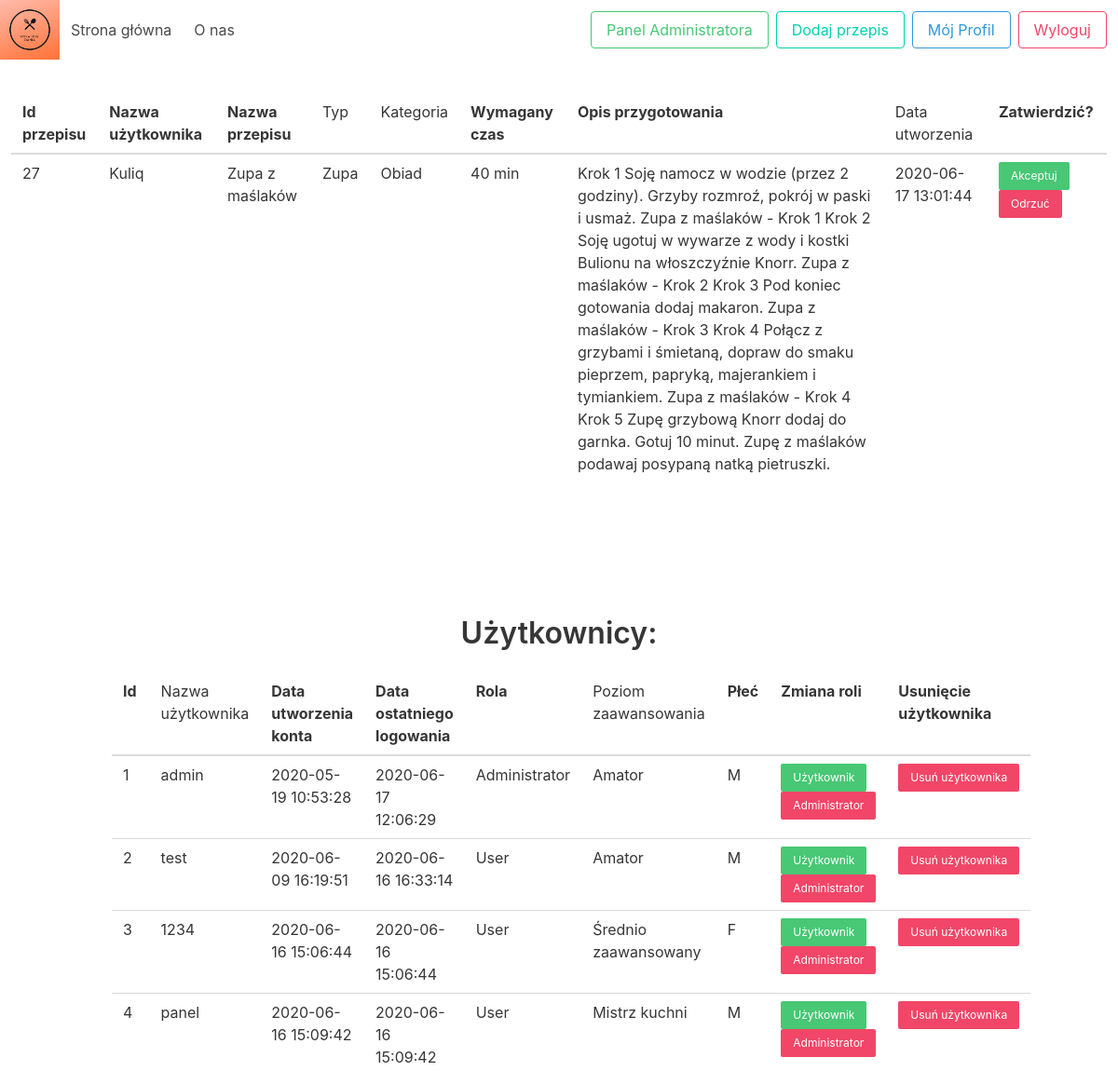
Page /admin (signed in, upper part) on the earlier database version.
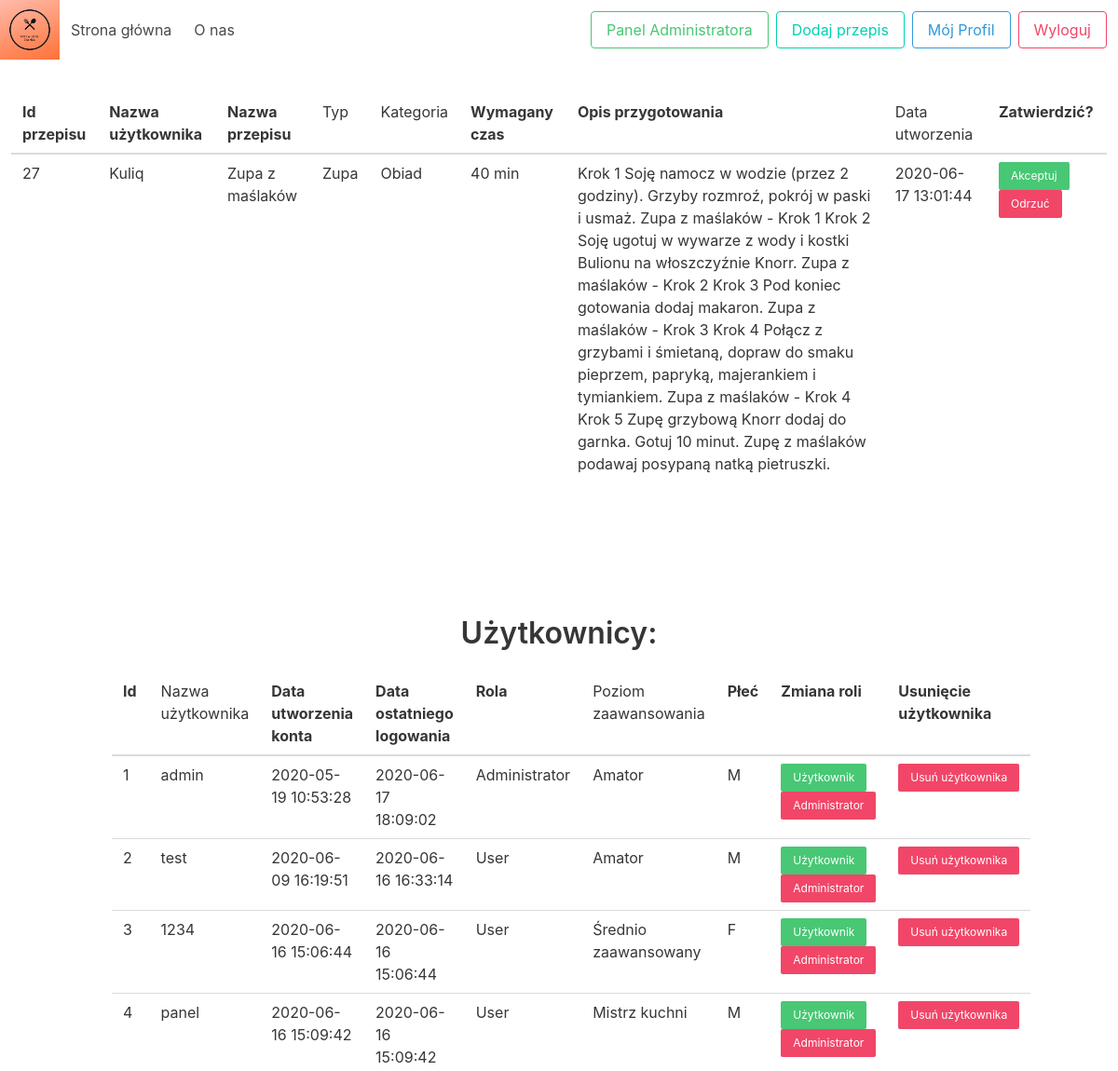
Same page on the later database version.
### tables this page shows
CREATE TABLE `users` (
  `user_id` INTEGER PRIMARY KEY AUTOINCREMENT,
  `username` TEXT UNIQUE NOT NULL,
  `creation_date` DATE NOT NULL DEFAULT (DATETIME('now', 'localtime')),
  `last_login_date` DATE CHECK ( last_login_date >= creation_date ),
  `role_id` INTEGER NOT NULL,
  `cooking_level_id` INTEGER,
  `sex` TEXT CHECK (sex IN ('F','M')),
  `password` TEXT NOT NULL,
  CONSTRAINT users_role_id_fk
      FOREIGN KEY (role_id) REFERENCES roles (role_id) ON DELETE RESTRICT,
  CONSTRAINT users_cooking_levels_id_fk
      FOREIGN KEY (cooking_level_id) REFERENCES cooking_levels (cooking_level_id) ON DELETE RESTRICT
);

CREATE TABLE `roles` (
  `role_id` INTEGER PRIMARY KEY AUTOINCREMENT,
  `name` TEXT UNIQUE NOT NULL
);

CREATE TABLE "cooking_levels" (
	"cooking_level_id"	INTEGER PRIMARY KEY AUTOINCREMENT,
	"name"	TEXT NOT NULL UNIQUE,
	"description"	TEXT
);

### app/utils/sessions.py (the view)
    def decorator(*args, **kwargs):
        if session['user']['role_name'].lower() == 'administrator':
            return f(*args, **kwargs)
        else:
            return redirect(url_for('.index'))

### app/db.py (called while the page is built)
def get_db():
    db = getattr(g, _DB_PROPERTY, None)
    if db is None:
        db = sqlite3.connect(Config.DB_FILE)
        setattr(g, _DB_PROPERTY, db)
    return db

def query_db_object(query, *args, one=False, commit=False):
    db = get_db()
    cursor = db.cursor()
    cursor.execute(query, args)
    r = []
    for i in cursor.fetchall():
        r.append(dict(zip([x[0] for x in cursor.description], i)))
    if commit:
        db.commit()
    if r and one:
        return r[0]
    else:
        return r

### app/routes.py (called while the page is built)
@app.route('/admin')
@login_required
@admin_required
def admin():
    return render_template('administrator.html',
                           recipes_to_check=r.get_recipes_list(False),
                           users=u.get_all_users())

### app/utils/sessions.py (called while the page is built)
def login_required(f):
    def decorator(*args, **kwargs):
        if 'user' in session:
            return f(*args, **kwargs)
        else:
            return redirect(url_for('.login'))
    decorator.__name__ = f.__name__
    return decorator

### app/templates/administrator.html (shortened to what the changed rows need)
<!DOCTYPE html>
<html>
<head>
  <link rel="stylesheet" href="/static/css/bulma.css">
</head>
<body>
  <section class="section">
    <div class="columns is-centered">
      <div class="control">
        {% if recipes_to_check %}
        <table class="table">
          <thead>
            <tr>
              <th class="tg-0lax">Id przepisu</th>
              <th class="tg-0lax">Nazwa użytkownika</th>
              <th class="tg-0lax">Nazwa przepisu</th>
              <th class="tg-0lax"><span style="font-weight:400;font-style:normal">Typ</span></th>
              <th class="tg-0lax"><span style="font-weight:400;font-style:normal">Kategoria</span></th>
              <th class="tg-0lax">Wymagany czas</th>
              <th class="tg-0lax">Opis przygotowania</th>
              <th class="tg-0lax"><span style="font-weight:400;font-style:normal">Data utworzenia</span></th>
              <th class="tg-0lax">Zatwierdzić?</th>
            </tr>
          </thead>
        </table>
        {% else %}
        <p>Brak przepisów do zatwierdzenia</p>
        {% endif %}
        <br/>
        <br/>
        <br/>
        <br/>
        <br/>
        <div class="container has-text-centered">
          <table class="table">
            <thead>
              <tr>
                <th class="tg-0pky">Id</th>
                <th class="tg-0pky"><span style="font-weight:400;font-style:normal">Nazwa użytkownika</span></th>
                <th class="tg-0pky">Data utworzenia konta</th>
                <th class="tg-0pky">Data ostatniego logowania</th>
                <th class="tg-0pky">Rola</th>
                <th class="tg-0pky"><span style="font-weight:400;font-style:normal">Poziom zaawansowania</span></th>
                <th class="tg-0pky">Płeć</th>
                <th class="tg-0pky">Zmiana roli</th>
                <th class="tg-0pky">Usunięcie użytkownika</th>
              </tr>
            </thead>
            <tbody>
              {% for user in users %}
              <tr>
                <td class="tg-0pky">{{ user.user_id }}</td>
                <td class="tg-0pky">{{ user.username }}</td>
                <td class="tg-0pky">{{ user.creation_date }}</td>
                <td class="tg-0pky">{{ user.last_login_date }}</td>
                <td class="tg-0pky">{{ user.role }}</td>
                <td class="tg-0pky">{{ user.cooking_level }}</td>
                <td class="tg-0pky">{{ user.sex }}</td>
                <td class="tg-0pky">
                  <div class="columns">
                    <div class="column">
                      <a class="button is-success is-small"
                        href="{{ url_for('main.set_user_role', user_id=user.user_id) }}">Użytkownik</a>
                      <div class="columns is-mobile">
                        <div class="column">
                          <a class="button is-danger is-small"
                            href="{{ url_for('main.set_admin_role', user_id=user.user_id) }}">Administrator</a>
                        </div>
                      </div>
                    </div>
                  </div>
                </td>
                <td>
                  <a class="button is-danger is-small"
                    href="{{ url_for('main.delete_user', user_id=user.user_id) }}">
                    Usuń użytkownika</a>
                </td>
              </tr>
              {% endfor %}
            </tbody>
          </table>
        </div>
      </div>
    </div>
  </section>
</body>
</html>

Differences in the rows shown:
changed users "admin": last_login_date "2020-06-17 12:06:29" → "2020-06-17 18:09:02"
